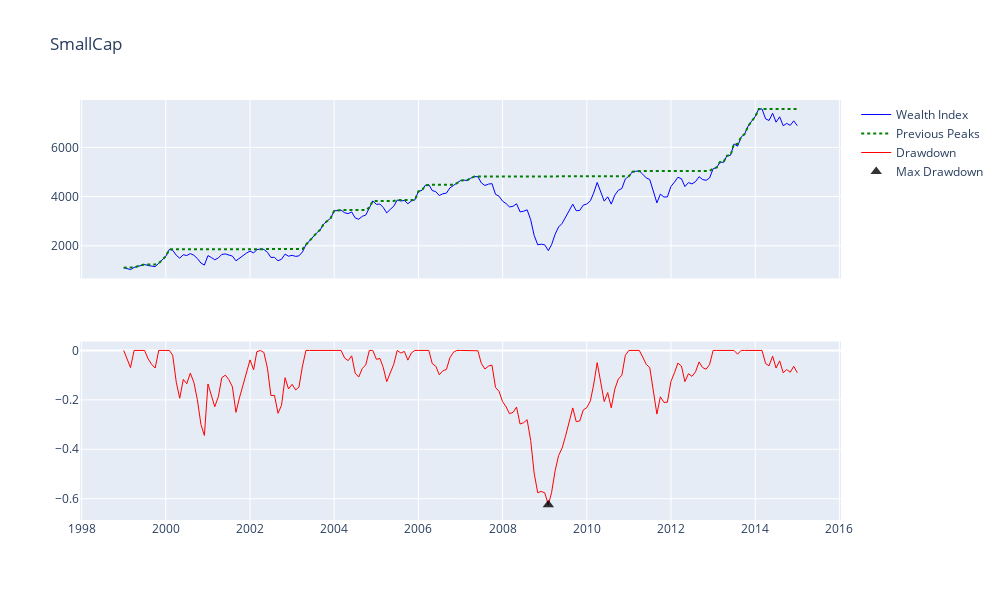

This figure's notebook cell:
### Markdown cell above
Respuesta: 62.48%

### Code cell
df_drawdowns = erk.drawdown(df['SmallCap'], capital_inicial=1000)
erk.plot_drawdowns(df_drawdowns, title='SmallCap')

### Figure 1 — Plotly figure (JSON) as saved in the notebook; plotly's stock layout.template omitted (floating-point values rounded to 4 significant figures; data arrays with more than 128 entries replaced by an {"elided": "..."} marker saying what was removed)
{"data": [{"hovertemplate": "%{y:.5f}", "line": {"color": "blue", "width": 1}, "mode": "lines", "name": "Wealth Index", "type": "scatter", "x": {"elided": "193 str values"}, "xaxis": "x", "y": {"elided": "193 float values"}, "yaxis": "y"}, {"hovertemplate": "%{y:.5f}", "line": {"color": "green", "dash": "dot", "width": 2}, "mode": "lines", "name": "Previous Peaks", "type": "scatter", "x": {"elided": "193 str values"}, "xaxis": "x", "y": {"elided": "193 float values"}, "yaxis": "y"}, {"hovertemplate": "%{y:.5f}", "line": {"color": "red", "width": 1}, "mode": "lines", "name": "Drawdown", "type": "scatter", "x": {"elided": "193 str values"}, "xaxis": "x2", "y": {"elided": "193 float values"}, "yaxis": "y2"}, {"hovertemplate": "%{y:.5f}", "marker": {"color": "black", "opacity": 0.8, "size": 10, "symbol": "triangle-up"}, "mode": "markers", "name": "Max Drawdown", "type": "scatter", "x": {"elided": "193 str values"}, "xaxis": "x2", "y": {"elided": "193 float values"}, "yaxis": "y2"}], "layout": {"height": 600, "hoverdistance": 200, "hovermode": "x unified", "spikedistance": 200, "title": {"text": "SmallCap"}, "transition": {"duration": 500}, "width": 1000, "xaxis": {"anchor": "y", "domain": [0, 1], "matches": "x2", "showspikes": true, "showticklabels": false, "spikecolor": "#999999", "spikemode": "across", "spikethickness": 2}, "xaxis2": {"anchor": "y2", "domain": [0, 1], "showspikes": true, "spikecolor": "#999999", "spikemode": "across", "spikethickness": 2}, "yaxis": {"anchor": "x", "domain": [0.575, 1], "tickprefix": ""}, "yaxis2": {"anchor": "x2", "domain": [0, 0.425], "tickprefix": ""}}}
